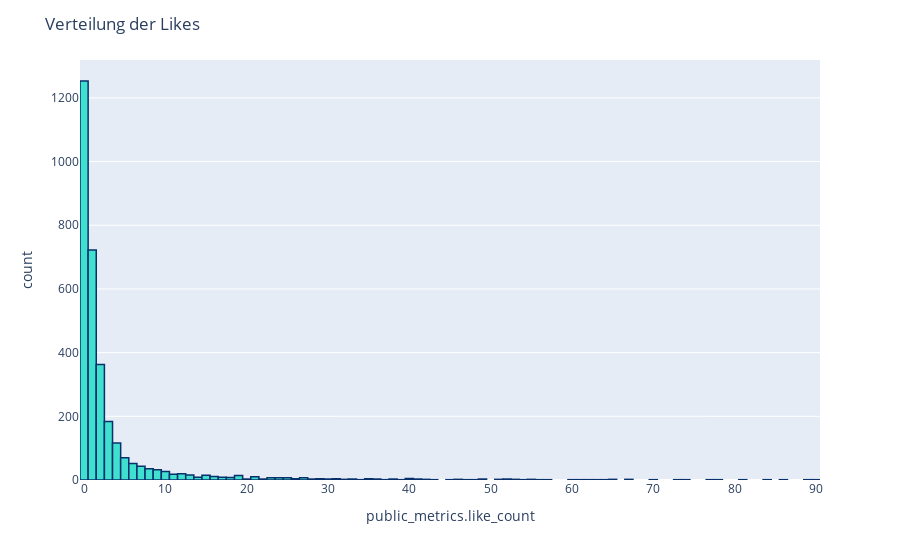

Write notebook code for a chart like this one.
### Code cell
# Importsimport matplotlib.pyplot as plt
import seaborn as sns
color = sns.color_palette()
%matplotlib inline
import plotly.offline as py
py.init_notebook_mode(connected=True)
import plotly.graph_objs as go
import plotly.tools as tls
import plotly.express as px
# Product Scores
fig = px.histogram(df_selected[df_selected['public_metrics.like_count']<101], x="public_metrics.like_count")
fig.update_traces(marker_color="turquoise",marker_line_color='rgb(8,48,107)',
                  marker_line_width=1.5)
fig.update_layout(title_text='Verteilung der Likes')
fig.show()

### Figure 1 — Plotly figure (JSON) as saved in the notebook; plotly's stock layout.template omitted (floating-point values rounded to 4 significant figures; data arrays with more than 128 entries replaced by an {"elided": "..."} marker saying what was removed)
{"data": [{"alignmentgroup": "True", "bingroup": "x", "hovertemplate": "public_metrics.like_count=%{x}<br>count=%{y}<extra></extra>", "legendgroup": "", "marker": {"color": "turquoise", "line": {"color": "rgb(8,48,107)", "width": 1.5}, "pattern": {"shape": ""}}, "name": "", "offsetgroup": "", "orientation": "v", "showlegend": false, "type": "histogram", "x": {"elided": "3147 int values"}, "xaxis": "x", "yaxis": "y"}], "layout": {"barmode": "relative", "legend": {"tracegroupgap": 0}, "margin": {"t": 60}, "title": {"text": "Verteilung der Likes"}, "xaxis": {"anchor": "y", "domain": [0, 1], "title": {"text": "public_metrics.like_count"}}, "yaxis": {"anchor": "x", "domain": [0, 1], "title": {"text": "count"}}}}
